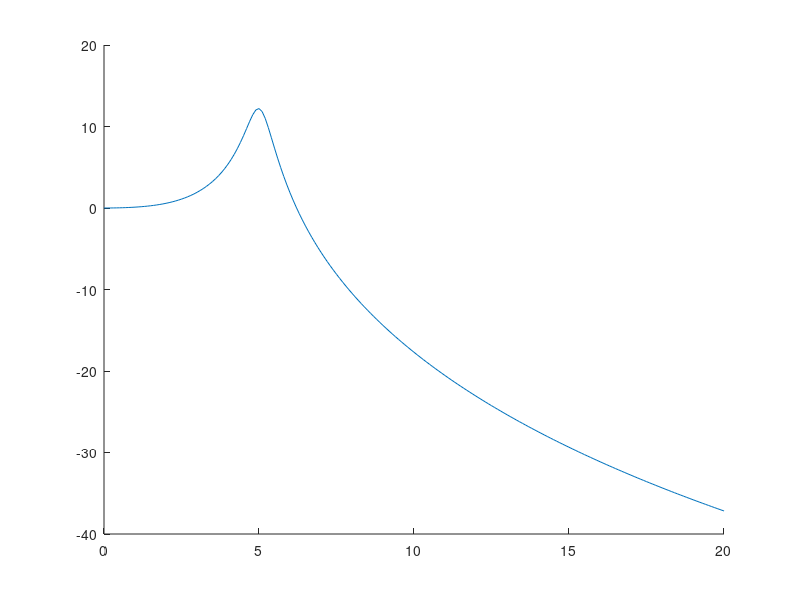

The MATLAB source for this figure:
% plot theoretic response
f=(0:0.1:20);
D = [0.038 1.19 43 1000];  % specify denominator
s= 1i*2*pi*f;
G = 1000./abs(polyval(D,s));
Gdb = 20*log10(G);
hold on
plot(f,Gdb);